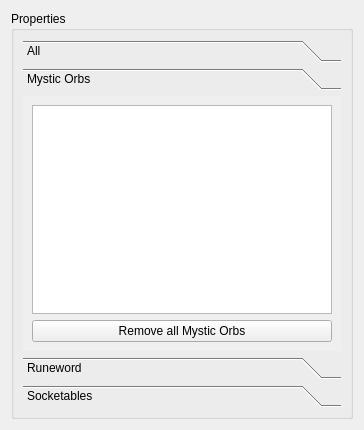
<?xml version="1.0" encoding="UTF-8"?>
<ui version="4.0">
 <class>PropertiesViewerWidget</class>
 <widget class="QWidget" name="PropertiesViewerWidget">
  <property name="geometry">
   <rect>
    <x>0</x>
    <y>0</y>
    <width>364</width>
    <height>430</height>
   </rect>
  </property>
  <property name="windowTitle">
   <string>Form</string>
  </property>
  <layout class="QHBoxLayout" name="horizontalLayout">
   <item>
    <widget class="QGroupBox" name="groupBox">
     <property name="title">
      <string>Properties</string>
     </property>
     <layout class="QHBoxLayout" name="horizontalLayout_2">
      <item>
       <widget class="QToolBox" name="toolBox">
        <property name="currentIndex">
         <number>1</number>
        </property>
        <widget class="QWidget" name="all">
         <property name="geometry">
          <rect>
           <x>0</x>
           <y>0</y>
           <width>310</width>
           <height>234</height>
          </rect>
         </property>
         <attribute name="label">
          <string>All</string>
         </attribute>
         <layout class="QHBoxLayout" name="horizontalLayout_6">
          <item>
           <widget class="QTextEdit" name="allTextEdit">
            <property name="lineWrapMode">
             <enum>QTextEdit::NoWrap</enum>
            </property>
            <property name="readOnly">
             <bool>true</bool>
            </property>
           </widget>
          </item>
         </layout>
        </widget>
        <widget class="QWidget" name="mo">
         <property name="geometry">
          <rect>
           <x>0</x>
           <y>0</y>
           <width>310</width>
           <height>234</height>
          </rect>
         </property>
         <attribute name="label">
          <string>Mystic Orbs</string>
         </attribute>
         <layout class="QVBoxLayout" name="verticalLayout">
          <item>
           <widget class="QTextEdit" name="mysticOrbsTextEdit">
            <property name="lineWrapMode">
             <enum>QTextEdit::NoWrap</enum>
            </property>
            <property name="readOnly">
             <bool>true</bool>
            </property>
           </widget>
          </item>
          <item>
           <widget class="QPushButton" name="removeAllMysticOrbsPushButton">
            <property name="text">
             <string>Remove all Mystic Orbs</string>
            </property>
           </widget>
          </item>
         </layout>
        </widget>
        <widget class="QWidget" name="rw">
         <property name="geometry">
          <rect>
           <x>0</x>
           <y>0</y>
           <width>310</width>
           <height>234</height>
          </rect>
         </property>
         <attribute name="label">
          <string>Runeword</string>
         </attribute>
         <layout class="QHBoxLayout" name="horizontalLayout_4">
          <item>
           <widget class="QTextEdit" name="runewordTextEdit">
            <property name="lineWrapMode">
             <enum>QTextEdit::NoWrap</enum>
            </property>
            <property name="readOnly">
             <bool>true</bool>
            </property>
           </widget>
          </item>
         </layout>
        </widget>
        <widget class="QWidget" name="sockets">
         <property name="geometry">
          <rect>
           <x>0</x>
           <y>0</y>
           <width>310</width>
           <height>234</height>
          </rect>
         </property>
         <attribute name="label">
          <string>Socketables</string>
         </attribute>
         <layout class="QHBoxLayout" name="horizontalLayout_3">
          <item>
           <widget class="QTextEdit" name="socketablesTextEdit">
            <property name="lineWrapMode">
             <enum>QTextEdit::NoWrap</enum>
            </property>
            <property name="readOnly">
             <bool>true</bool>
            </property>
           </widget>
          </item>
         </layout>
        </widget>
       </widget>
      </item>
     </layout>
    </widget>
   </item>
  </layout>
 </widget>
 <resources/>
 <connections/>
</ui>
